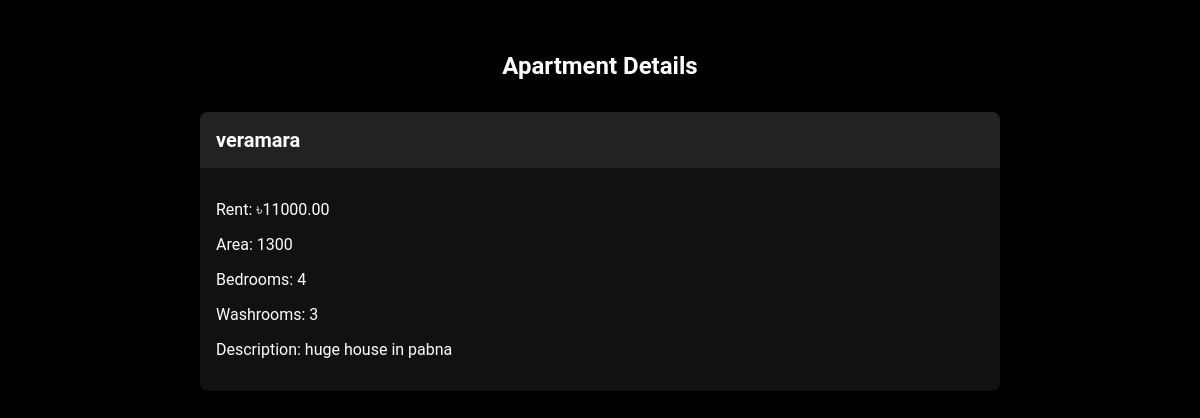
The page /apartment/6/ on the database its author committed.
### accounts/models.py (models this page shows, shortened)
class Apartment(models.Model):
    owner = models.ForeignKey(WebUser, on_delete=models.CASCADE)
    address = models.CharField(max_length=255)
    rent = models.DecimalField(max_digits=10, decimal_places=2)
    area = models.CharField(max_length=255)
    bedrooms = models.PositiveIntegerField()
    washrooms = models.PositiveIntegerField()
    description = models.TextField()
    short_description = models.CharField(max_length=255)
    is_vacant = models.BooleanField(default=True)

### accounts/views.py (the view)
# urls.py: path('apartment/<int:pk>/', ApartmentDetailsView.as_view(), name='apartment_details'),
class ApartmentDetailsView(DetailView):
    model = Apartment
    template_name = 'accounts/apartment_details.html'
    context_object_name = 'apartment'

### accounts/templates/accounts/apartment_details.html
{% load static %}
{% block content %}
<link rel="stylesheet" type="text/css" href="{% static 'accounts/apartment_details.css' %}">
<div class="container">
  <h2 class="apartment-heading">Apartment Details</h2>
  <div class="card">
    <div class="card-header">
      <h3 class="address">{{ apartment.address }}</h3>
    </div>
    <div class="card-body">
      <p class="rent">Rent: ৳{{ apartment.rent }}</p>
      <p class="area">Area: {{ apartment.area }}</p>
      <p class="bedrooms">Bedrooms: {{ apartment.bedrooms }}</p>
      <p class="washrooms">Washrooms: {{ apartment.washrooms }}</p>
      <p class="description">Description: {{ apartment.description }}</p>
    </div>
  </div>
</div>
{% endblock %}

### accounts/static/accounts/apartment_details.css (style rules this page uses)
.container { max-width: 800px; margin: 0 auto; padding: 2rem; }
.apartment-heading { text-align: center; font-size: 24px; margin-bottom: 2rem; }
.card { background-color: #111; border-radius: 8px; box-shadow: 0 2px 4px rgba(0, 0, 0, 0.2); }
.card-header { background-color: #222; padding: 1rem; border-top-left-radius: 8px; border-top-right-radius: 8px; }
.address { font-size: 20px; margin: 0; }
.card-body { padding: 1rem; }
.rent, .area, .bedrooms, .washrooms, .description { font-size: 16px; margin-bottom: 1rem; }

### rows shown on the page
Apartment: address "veramara", rent "11000.00", area "1300", bedrooms "4", washrooms "3", description "huge house in pabna"
